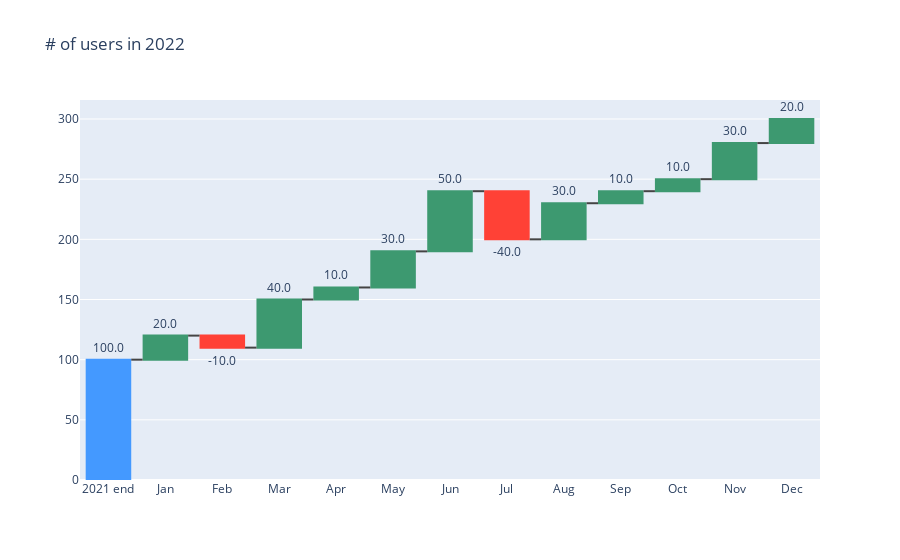

Notebook code cell kept with this figure:
### Code cell
fig = go.Figure(
    go.Waterfall(
        measure=df_2["measure"],
        x=df_2["time"],
        textposition="outside",
        text=df_2["delta_text"],
        y=df_2["delta"],
    )
)

fig.update_layout(
    title="# of users in 2022",
    showlegend=False
)

fig.show()

### Figure 1 — Plotly figure (JSON) as saved in the notebook; plotly's stock layout.template omitted (floating-point values rounded to 4 significant figures)
{"data": [{"measure": ["absolute", "relative", "relative", "relative", "relative", "relative", "relative", "relative", "relative", "relative", "relative", "relative", "relative"], "text": ["100.0", "20.0", "-10.0", "40.0", "10.0", "30.0", "50.0", "-40.0", "30.0", "10.0", "10.0", "30.0", "20.0"], "textposition": "outside", "type": "waterfall", "x": ["2021 end", "Jan", "Feb", "Mar", "Apr", "May", "Jun", "Jul", "Aug", "Sep", "Oct", "Nov", "Dec"], "y": [100, 20, -10, 40, 10, 30, 50, -40, 30, 10, 10, 30, 20]}], "layout": {"showlegend": false, "title": {"text": "# of users in 2022"}}}
